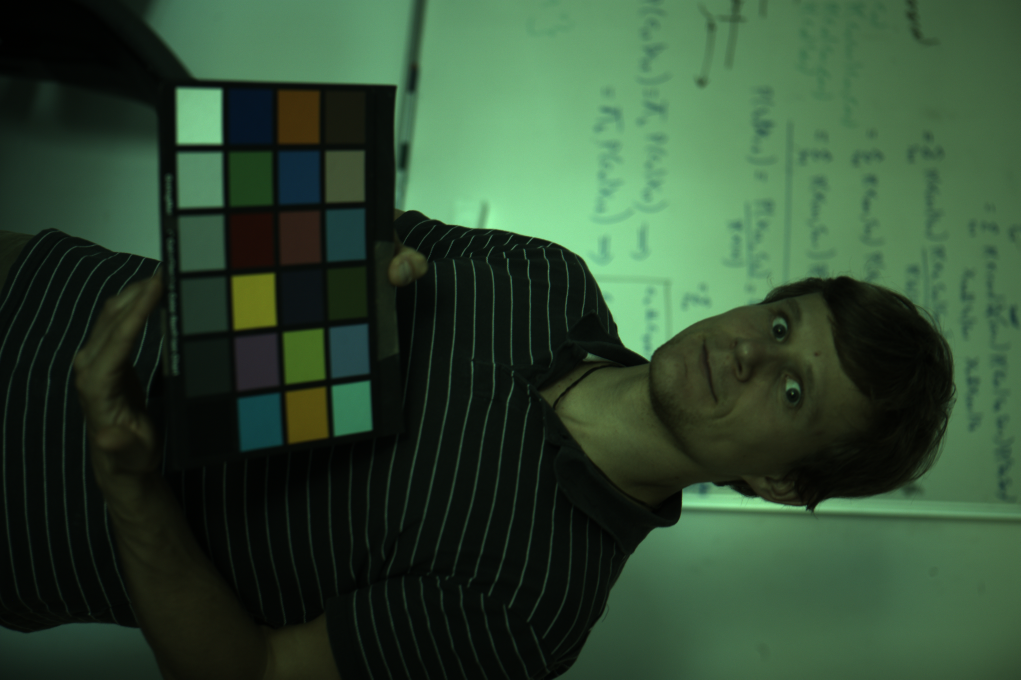
#> input picture psnr_ssim/0010.png, 2041 x 1359 px (shown at 1/2 size); the run also reads 1 picture not shown here
$ python psnr_test.py
#> lines starting #> are read from the running program, lines starting #| are printed output that depends on the picture; long printed decimals are rounded
### psnr_ssim/PSNR_SSIM.py
from skimage.metrics import peak_signal_noise_ratio as psnr
from skimage.metrics import structural_similarity as ssim
from PIL import Image
import numpy as np
#https://zhuanlan.zhihu.com/p/309892873

def calc_psnr(img1_path, img2_path):
    '''
    Parameters
    ----------
    img1_path : str
        图像1的路径.
    img2_path : str
        图像2的路径.

    Returns
    -------
    psnr_score : numpy.float64
        峰值信噪比(Peak Signal to Noise Ratio, PSNR).

    References
    -------
    https://en.wikipedia.org/wiki/Peak_signal-to-noise_ratio

    '''
#> called with img1_path = './0010.png', img2_path = './10_an.png'
    img1 = Image.open(img1_path).convert('RGB')
#> img1 is the input picture: PIL image 2041x1359 RGB; mean R, G, B 47.7, 72.7, 49.3
    img2 = Image.open(img2_path).convert("RGB")
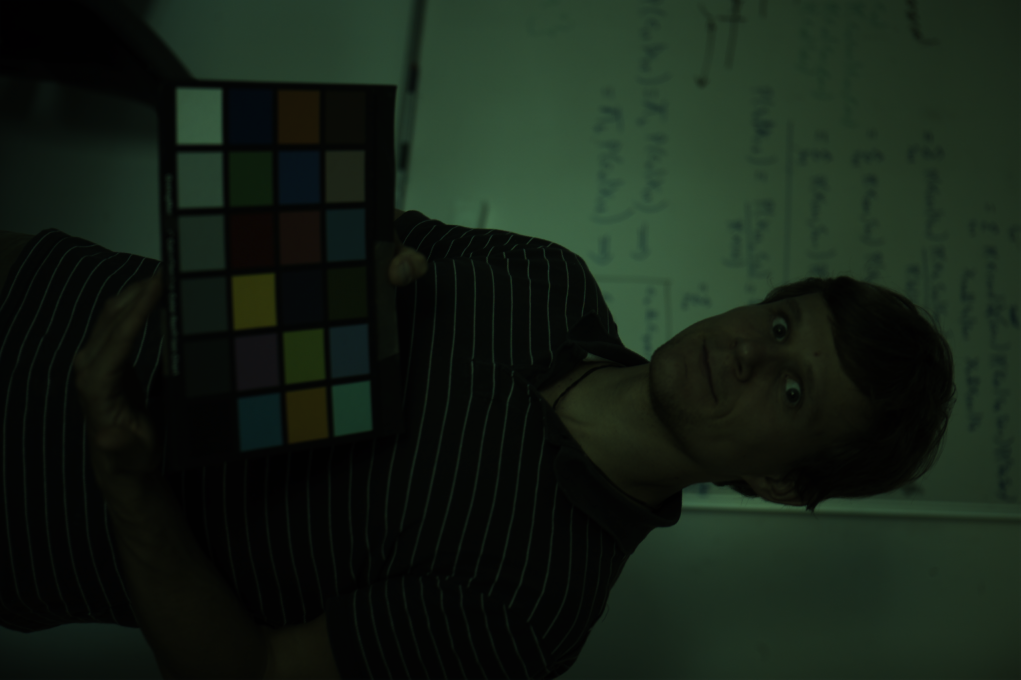
#> input picture psnr_ssim/10_an.png, 2041 x 1359 px (shown at 1/2 size)
#> img2 is the input picture: PIL image 2041x1359 RGB; mean R, G, B 20.8, 31.3, 21.3
    img2 = img2.resize(img1.size)
    img1, img2 = np.array(img1), np.array(img2)
    # [10 lines of commented-out code are left out]
    psnr_score = psnr(img1, img2, data_range=255)
#> psnr_score = 15.52
    return psnr_score

# [65 lines left out: functions calc_psnr_tensor, calc_psnr_tensor_to_255_uint8, calc_ssim, not called in this run]

### psnr_ssim/psnr_test.py
from  PSNR_SSIM import  calc_psnr
import  numpy as np
from PIL import Image


def get_psnr(pred, gt):
    return 10 * np.log10(1 / np.mean((pred - gt) ** 2))
gt='./0010.png'
img='./10.png'
img_an='./10_an.png'
psnr=calc_psnr(gt,img_an)
#> psnr = 15.52
print(psnr)
#| 15.518

img1 = Image.open(gt).convert('RGB')
img2 = Image.open(img).convert("RGB")
img1, img2 = np.array(img1)/255, np.array(img2)/255
#> img1: shape (1359, 2041, 3) float64
#> img2: shape (1359, 2041, 3) float64
img1,img2=img1.transpose(2,0,1),img2.transpose(2,0,1)
w1=img1[0,:,:]+img1[1,:,:]+img1[2,:,:]
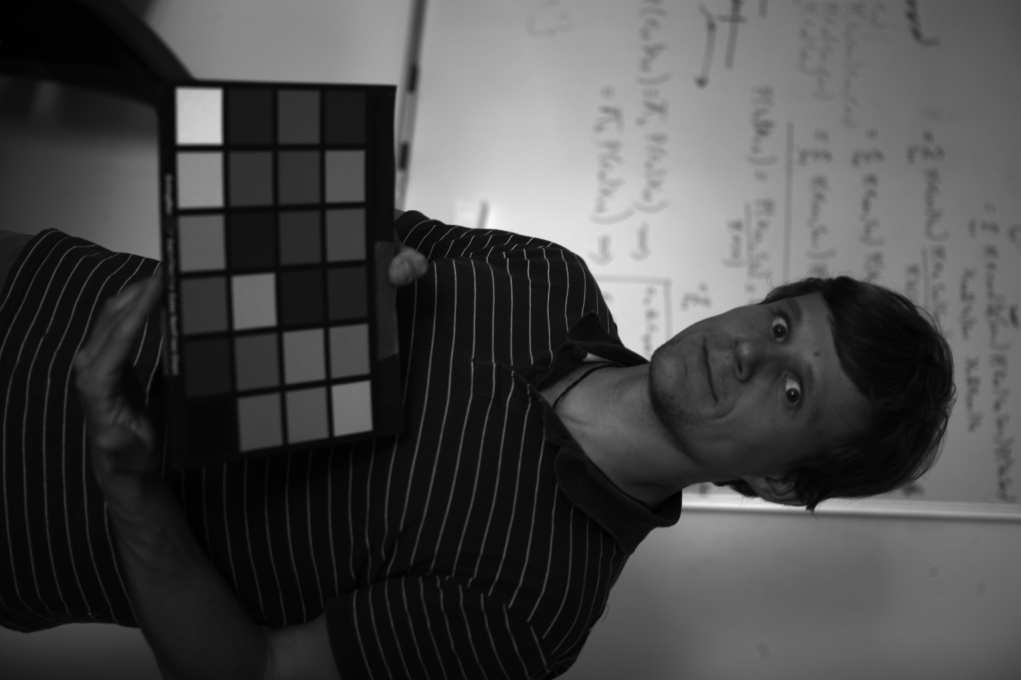
#> w1: shape (1359, 2041) float64 (shown at 1/2 size); min 0, max 2.32, mean 0.666; drawn with min black and max white
w2=img2[0,:,:]+img2[1,:,:]+img2[2,:,:]
img1=img1/np.max(w1)
img2=img2/np.max(w2)
print(img1.shape)
#| (3, 1359, 2041)
psnr1=get_psnr(img1,img2)
#> psnr1 = 50.43
print('psnr1',psnr1)
#| psnr1 50.429
